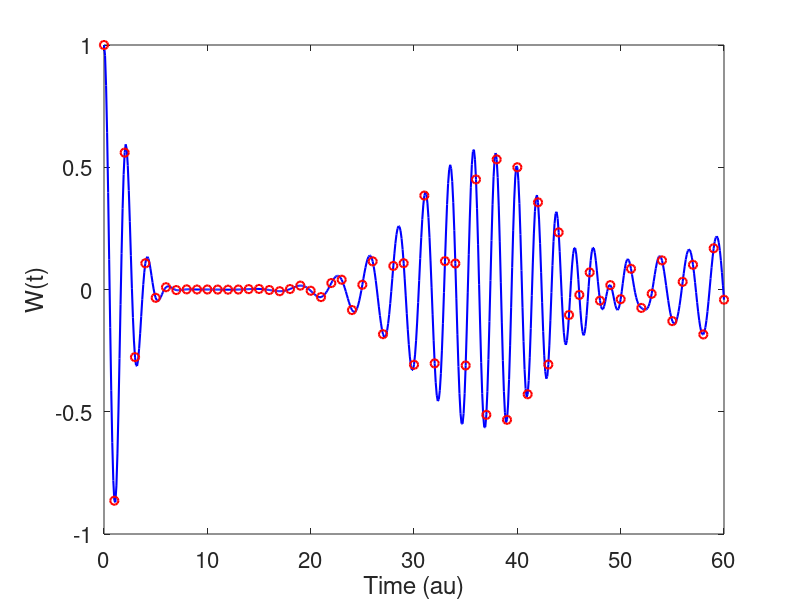

Recreate this plot in MATLAB.
% This matlab code studies the two-level atom interacting with an external
% electromagnetic (EM) field  in terms of the Jaynes-Cummings (JC)
% Hamiltonian, defined as:
%
% H_JC = 0.5 * hbar * wa * sigma_z + hbar * wf * a^{+} * a + hbar * g * (sigma_minus * a^{+} + sigma_{+} * a); 
%
% An initial state of the field: a coherent state and atomic excited state.
% 
% W(t) = <sigma_z(t)> = exp(-|alpha|^{2}) * sum_{n=0} (|alpha|^(2*n)/n!) * cos(2*g*t*sqrt(n+1))
%
%  References: [1] N. Meher J. Phys. B: At. Mol. Opt. Phys. 57 073001 (2024); 
%              [2] M. O. Scully, M. S. Zubairy, Quantum Optics, Cambridge University Presse (1997) 
% 
% The atomic unit (au) is used in the calculation. 
%
% Written by Tsogbayar Tsednee (PhD)
% Email: tsog215@gmail.com
% Dec 6, 2024 & University of North Dakota 
%
function [] = two_level_atom_with_EM_field_2
%
clear; clc; format short
%
n_max = 35.;
%
a_ann = diag(sqrt(1:n_max-1),1);  % a          & annihilation operator for EM field
a_cr = a_ann';                    % a^{dagger} & creation operator for EM field
N_op = a_cr * a_ann;              % N = a^{dagger} * a
%
[Vec,En] = eig(N_op);                                     % Eigenvalue problem: N|n> = n|n>
En = diag(En);
[foo, ij] = sort(En);
En = En(ij);
[En(1),En(2),En(3),En(4),En(5)] % eigenvalues: 0, 1, 2, ...
% [En(1),En(2),En(3),En(4),En(5)]
% 0    1.0000    2.0000    3.0000    4.0000
% E0 = 0 + 0.5; 
%
Vacuum = Vec(:,1);
n1 = Vec(:,2);    % one-photon state & |1 >
n2 = Vec(:,3);    % two-photon state & |2 >
n3 = Vec(:,4);    % three-photon state & |3 >

Vec(:,1:5);
%%%

%%%%%%%%%%%%%%%
hbar = 1.;
wa = 1.0; % atomic frequency
wf = 1.0; % EM field frequency
g = 0.50; % coupling constant
%
sigma_z = [1, 0;
           0, -1];
%
sigma_plus = [0, 1;
              0, 0];
%
sigma_minus = [0, 0;
               1, 0];
%
gr_st = [0;
         1]; % ground state
ex_st = [1;
         0]; % excited state
%
Ia = eye(2); % identity matrix for the atom
If = eye(n_max); % identity matrix for the EM field
%
H_atom = 0.5 * hbar * wa * kron(sigma_z, If); % atomic Hamiltonian
H_field = hbar * wf * kron(Ia, a_cr * a_ann); % EM field Hamiltonian
H_interaction = hbar * g * (kron(sigma_plus, a_ann) + kron(sigma_minus, a_cr)); % interaction Hamiltonian
%
H_total_JC = H_atom + H_field + H_interaction; % total JC Hamiltonian
%
% coherent states
alpha = 2.750;
%
coh_st = 0.;
for n = 0:n_max-1
    coh_st = coh_st + exp(-0.5*abs(alpha)^2) * (abs(alpha)^(n)./sqrt(factorial(n))) * Vec(:,n+1);
end
%coh_st;
%
psi = kron(ex_st,coh_st); % initial state is coherent state 
dt = 0.10; % time step
ci = sqrt(-1.);
%
U_evol_op = expm(-ci * H_total_JC * dt/hbar); % unitary evolution operator
%
T_final = 60.;
T_time = 0:dt:T_final;
%
for t = 1:length(T_time)
    %
    W(t) = psi' * kron(sigma_z, If) * psi; % 
    %
    psi = U_evol_op * psi;
    psi = psi/norm(psi);
    %
end
%
%%%
dtt = 1.0;
T_time_ex = 0:dtt:T_final;
W_exact = zeros(1,length(T_time_ex));
%sm(1)
for tt = 1:length(T_time_ex)
    W_exact(tt) = exp(-abs(alpha)^2).* sum( ((alpha).^(2*(0:1:n_max-1))./factorial(0:1:n_max-1)).* cos(2.*g.*T_time_ex(tt).*sqrt((0:1:n_max-1)+1)) ) ;
end

%
figure(1)
hold on
plot(T_time, W, 'b-', 'LineWidth',1.5)
plot(T_time_ex, W_exact, 'ro', 'LineWidth',1.5)
%
xlabel('time (au)')
ylabel('W(t)')
hold off
box on
xlabel('Time (au)')
ylabel('W(t)') % 
set(gca,'FontSize',16)
%axis([0 n_max, 0 0.18])
box on




%%%
return
end
